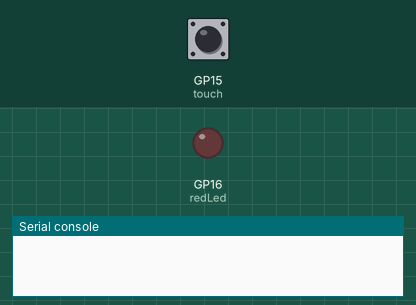
Recording of a program running on a simulated Raspberry Pi Pico running MicroPython. On the bench: output pins drawn as LEDs (lit = HIGH), the last lines printed to the serial console. The inputs (shaded band) are chosen by the test bench; at power-on: GP15 (touch) LOW.

Above: at 1.2 s.
1.3 s: GP15 (touch) pulled HIGH for 0.25 s
At 1.5 s:
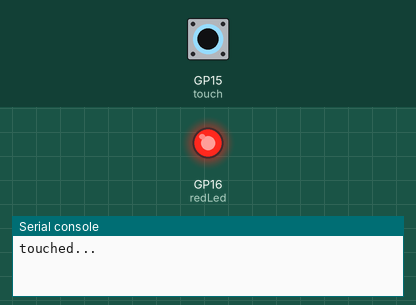
3.1 s: GP15 (touch) pulled HIGH for 3.2 s
At 6.9 s:
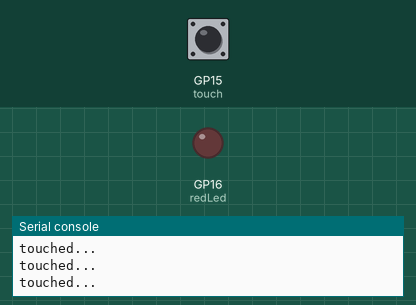
Timing chart, 0 to 8.4 s (numbered marks = the images above; inputs shaded):
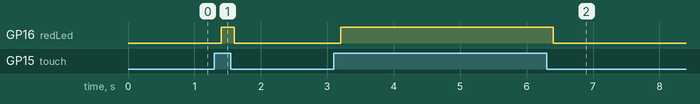

Measured:
- after the input at 1.3 s, GP16 (redLed): LOW → HIGH after 0.10 s, → LOW 0.20 s later
- after the input at 3.1 s, GP16 (redLed): LOW → HIGH after 0.10 s, → LOW 3.2 s later

The program:

4.1.py
```python
from machine import Pin
import time

touch = Pin(15, Pin.IN, Pin.PULL_DOWN)
redLed = Pin(16, Pin.OUT)

while True:
    if touch.value():
        print("touched...")
        redLed.value(1)
    else:
        redLed.value(0)

    time.sleep(0.2)
```
